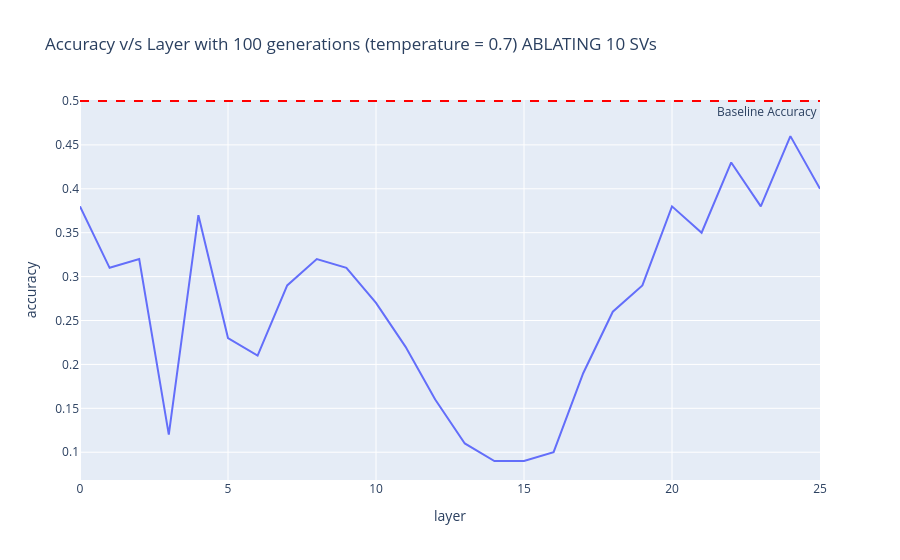

Notebook source saved alongside this figure:
### Code cell
df_10 = pd.read_csv('layer_ablation_results_10_SV.csv')


fig = px.line(df_10, x="layer", y="accuracy",
              title="Accuracy v/s Layer with 100 generations (temperature = 0.7) ABLATING 10 SVs")

fig.add_hline(y=0.50, line_dash="dash", line_color="red",
              annotation_text="Baseline Accuracy", annotation_position="bottom right")

fig.show()

### Figure 1 — Plotly figure (JSON) as saved in the notebook; plotly's stock layout.template omitted (floating-point values rounded to 4 significant figures)
{"data": [{"hovertemplate": "layer=%{x}<br>accuracy=%{y}<extra></extra>", "legendgroup": "", "line": {"color": "#636efa", "dash": "solid"}, "marker": {"symbol": "circle"}, "mode": "lines", "name": "", "orientation": "v", "showlegend": false, "type": "scatter", "x": [0, 1, 2, 3, 4, 5, 6, 7, 8, 9, 10, 11, 12, 13, 14, 15, 16, 17, 18, 19, 20, 21, 22, 23, 24, 25], "xaxis": "x", "y": [0.38, 0.31, 0.32, 0.12, 0.37, 0.23, 0.21, 0.29, 0.32, 0.31, 0.27, 0.22, 0.16, 0.11, 0.09, 0.09, 0.1, 0.19, 0.26, 0.29, 0.38, 0.35, 0.43, 0.38, 0.46, 0.4], "yaxis": "y"}], "layout": {"annotations": [{"showarrow": false, "text": "Baseline Accuracy", "x": 1, "xanchor": "right", "xref": "x domain", "y": 0.5, "yanchor": "top", "yref": "y"}], "legend": {"tracegroupgap": 0}, "shapes": [{"line": {"color": "red", "dash": "dash"}, "type": "line", "x0": 0, "x1": 1, "xref": "x domain", "y0": 0.5, "y1": 0.5, "yref": "y"}], "title": {"text": "Accuracy v/s Layer with 100 generations (temperature = 0.7) ABLATING 10 SVs"}, "xaxis": {"anchor": "y", "domain": [0, 1], "title": {"text": "layer"}}, "yaxis": {"anchor": "x", "domain": [0, 1], "title": {"text": "accuracy"}}}}
